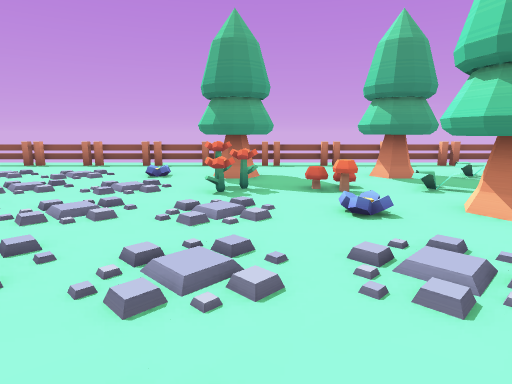
[1] (above)

16 first-person views from a walk through a Godot game level. The camera is 1.2 m above the floor, tilts 10° down and sees 75° across. The floor is counted in squares, 1.11 m on a side. Each view is taken from the middle of a square. On the plan, view 1 faces up. The plan holds only what a view shows up to about 13 squares ahead; the rest is blank. The place goes on beyond the plan.

[2]
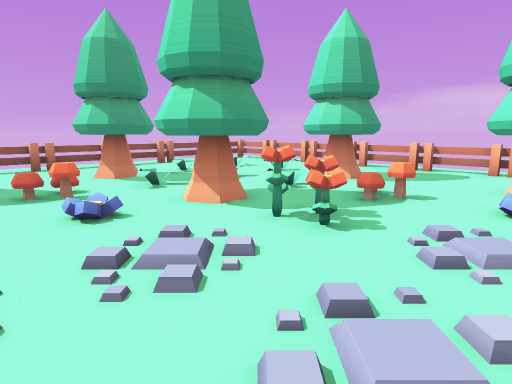

[3]
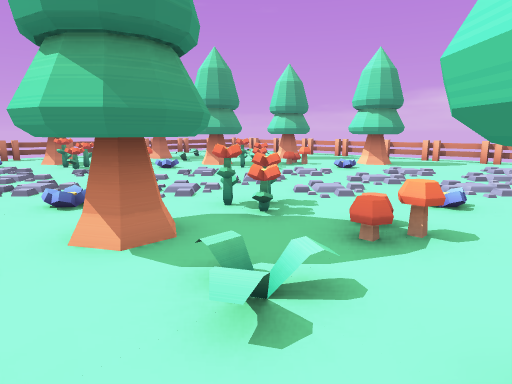

[4]
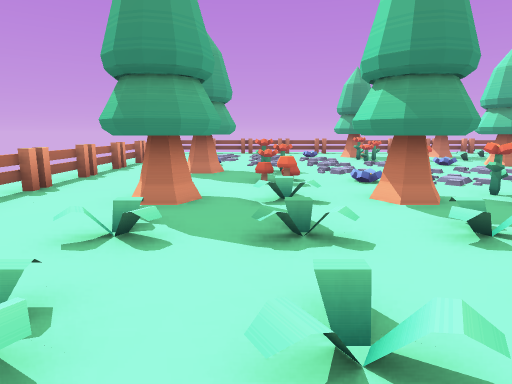

[5]
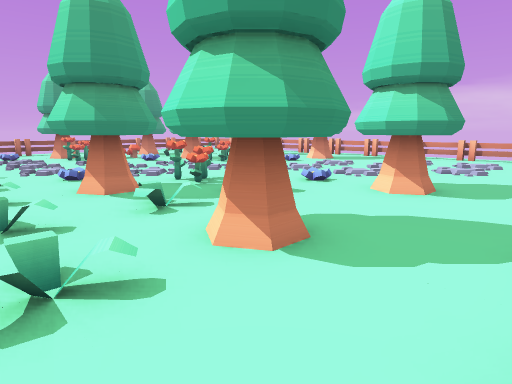

[6]
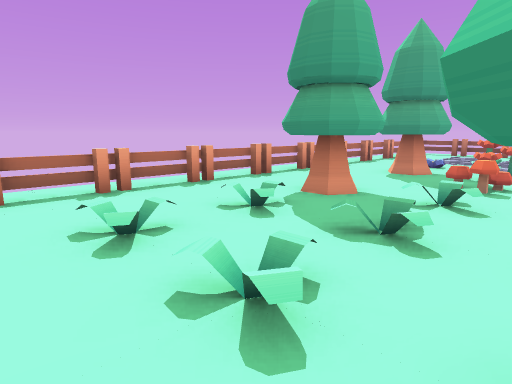

[7]
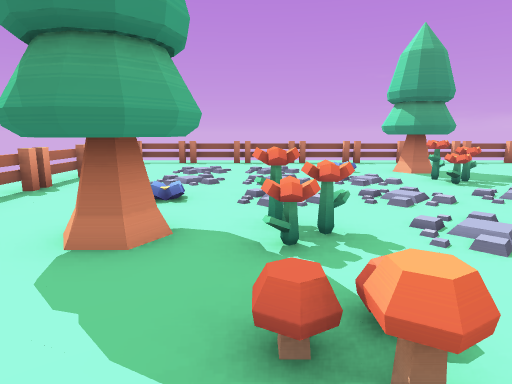

[8]
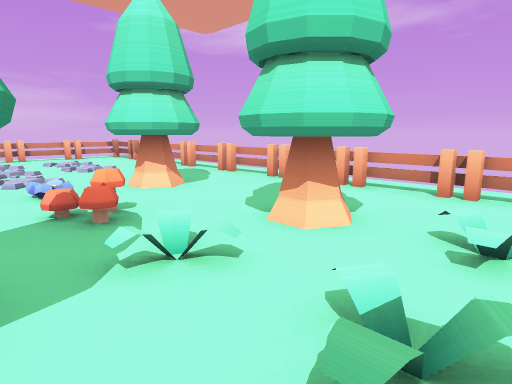

[9]
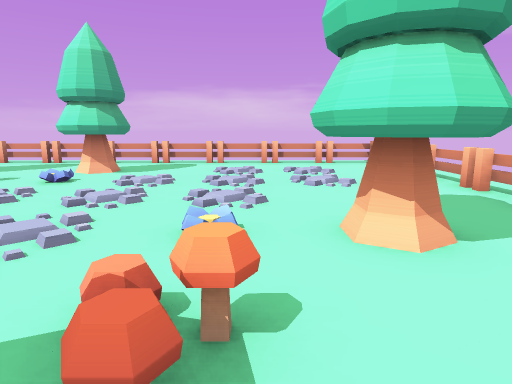

[10]
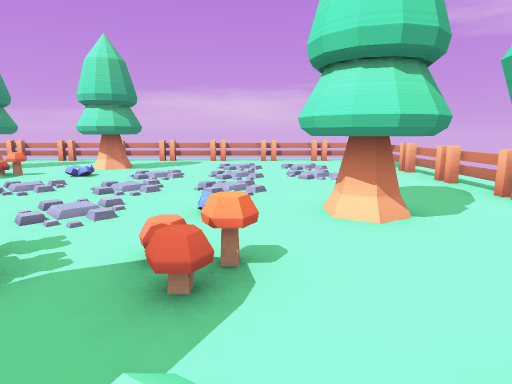

[11]
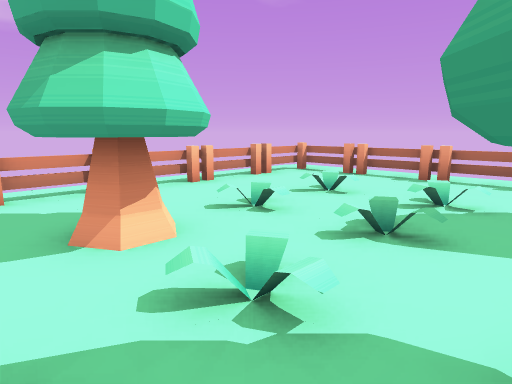

[12]
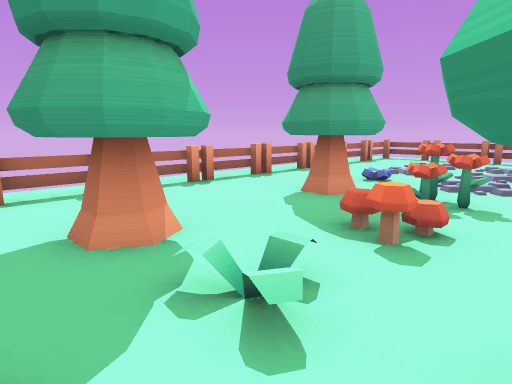

[13]
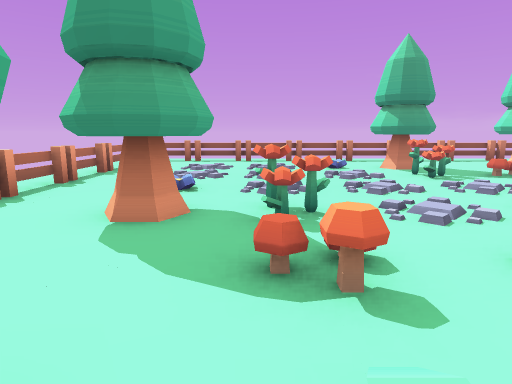

[14]
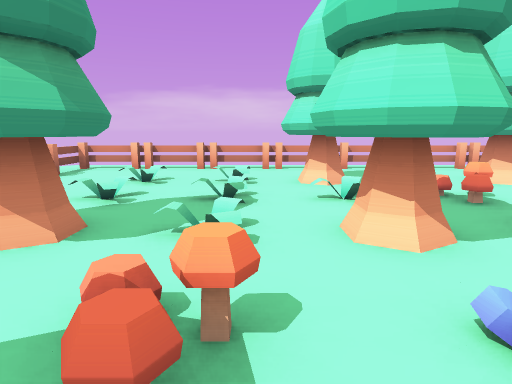

[15]
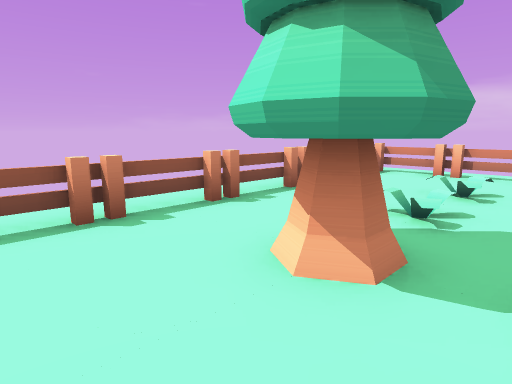

[16]
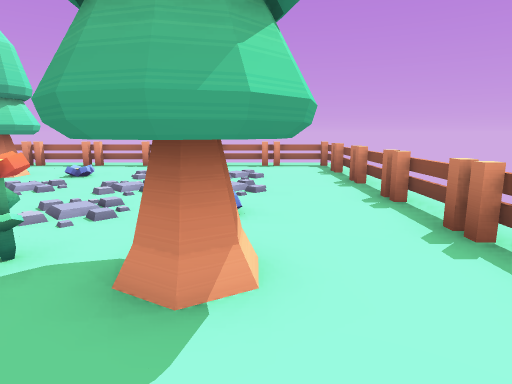

### Floor plan
Key: @ floor where view 1 was taken; # wall or solid block; . floor; / step, stairs or slope; = window, fence, low wall or low ledge; F fence; T pine tree; L flower.
Columns run from 10 left of view 1 to 11 right of it. Each row starts with its distance up from view 1.
 12  .................. ..
 11 ..F.=.=.=.=.=.=.=.=.F.
 10 ......................
  9 .#.......TT..TT.....#.
  8 .........TT..TT.......
  7 .=.......L.//.......=.
  6 ...........==//////...
  5 .=...........TT..TT.=.
  4 .............TT..TT...
  3 .=.TTL.......L......=.
  2 ...TT..........==.....
  1 .=...............TT.=.
  0 .....==...@......TT...
 -1 .=.TT..TTL..........=.
 -2 ...TT..TT.............
 -3 .=.......//.........=.
 -4 ...//////==...........
 -5 .=.....TT..TT.......=.
 -6 .......TT..TT.........
 -7 .F..................F.
 -8 .FF.=.=.=.=.=.=.=.= ..
 -9 .......... ........

Where each view was taken, in squares from view 1:
view 1: 0 up, 0 right, facing up
view 2: 0 up, 0 right, facing up-right
view 3: 5 down, 4 left, facing up-right
view 4: 7 down, 5 left, facing up
view 5: 8 down, 5 left, facing up-right
view 6: 7 down, 3 left, facing up-left
view 7: 1 down, 5 left, facing up
view 8: 2 down, 5 left, facing down-right
view 9: 4 down, 2 left, facing right
view 10: 4 down, 3 left, facing right
view 11: 2 down, 1 left, facing down-left
view 12: 3 down, 3 left, facing up-left
view 13: 2 down, 5 left, facing up
view 14: 6 up, 0 right, facing right
view 15: 7 up, 1 right, facing up-right
view 16: 9 up, 2 right, facing left
